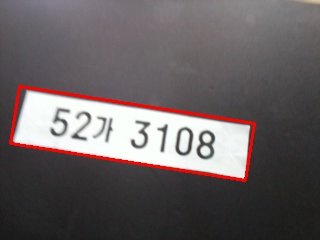
#> input picture 3108.IMG.jpg, 320 x 240 px
$ python -i DetectPlates.py   (imports and definitions only)   (Python 2 division)   (older library calls are emulated)
#> lines starting #> are read from the running program, lines starting #| are printed output that depends on the picture; after the words box and inside, x2 and y2 are one past the last pixel; in counts of white or black regions, pixels touching at a corner belong together
### Preprocess.py
# Preprocess.py

import cv2
import numpy as np
import math

# module level variables ##########################################################################
GAUSSIAN_SMOOTH_FILTER_SIZE = (5, 5)
ADAPTIVE_THRESH_BLOCK_SIZE = 19
ADAPTIVE_THRESH_WEIGHT = 9

###################################################################################################
def preprocess(imgOriginal):
    imgGrayscale = extractValue(imgOriginal)

    imgMaxContrastGrayscale = maximizeContrast(imgGrayscale)

    height, width = imgGrayscale.shape

    imgBlurred = np.zeros((height, width, 1), np.uint8)

    imgBlurred = cv2.GaussianBlur(imgMaxContrastGrayscale, GAUSSIAN_SMOOTH_FILTER_SIZE, 0)

    imgThresh = cv2.adaptiveThreshold(imgBlurred, 255.0, cv2.ADAPTIVE_THRESH_GAUSSIAN_C, cv2.THRESH_BINARY_INV, ADAPTIVE_THRESH_BLOCK_SIZE, ADAPTIVE_THRESH_WEIGHT)

    return imgGrayscale, imgThresh
# end function

###################################################################################################
def extractValue(imgOriginal):
    height, width, numChannels = imgOriginal.shape

    imgHSV = np.zeros((height, width, 3), np.uint8)

    imgHSV = cv2.cvtColor(imgOriginal, cv2.COLOR_BGR2HSV)

    imgHue, imgSaturation, imgValue = cv2.split(imgHSV)

    return imgValue
# end function

###################################################################################################
def maximizeContrast(imgGrayscale):

    height, width = imgGrayscale.shape

    imgTopHat = np.zeros((height, width, 1), np.uint8)
    imgBlackHat = np.zeros((height, width, 1), np.uint8)

    structuringElement = cv2.getStructuringElement(cv2.MORPH_RECT, (3, 3))

    imgTopHat = cv2.morphologyEx(imgGrayscale, cv2.MORPH_TOPHAT, structuringElement)
    imgBlackHat = cv2.morphologyEx(imgGrayscale, cv2.MORPH_BLACKHAT, structuringElement)

    imgGrayscalePlusTopHat = cv2.add(imgGrayscale, imgTopHat)
    imgGrayscalePlusTopHatMinusBlackHat = cv2.subtract(imgGrayscalePlusTopHat, imgBlackHat)

    return imgGrayscalePlusTopHatMinusBlackHat
# end function

### PossiblePlate.py
# PossiblePlate.py

import cv2
import numpy as np

###################################################################################################
class PossiblePlate:

    # constructor #################################################################################
    def __init__(self):
        self.imgPlate = None
        self.imgGrayscale = None
        self.imgThresh = None

        self.rrLocationOfPlateInScene = None

        self.strChars = ""
    # end constructor

# end class

### DetectPlates.py
# DetectPlates.py
# -*- coding: utf-8 -*-

import cv2
import numpy as np
import math
import Main
import random

import Preprocess
import DetectChars
import PossiblePlate
import PossibleChar

# module level variables ##########################################################################
PLATE_WIDTH_PADDING_FACTOR = 1.1
PLATE_HEIGHT_PADDING_FACTOR = 1.1
PLATE_ASPECT_RATIO_A = 2.0 # 1.97 ~ 2.16
PLATE_ASPECT_RATIO_B = 4.73
PLATE_MIN_WIDTH = 100

ASPECT_RATIO_A = 2.0 #2~2.16 12도 회전시 1.628
ASPECT_RATIO_B = 4.73 #12도 회전시 2.46
PIXEL_THRESHOLD = 200 #경계 카운트
NUM_CUT_IN_PLATE = 4 #plate찾을때 HIGH되는 횟수
OVERLAPPING_CUT_CENTER_DISTANCE = 5 #중복 rect 제거시 중심거리
###################################################################################################
# [355 lines left out: functions detectPlatesInScene2, checkPossibleChars, checkOvelappingCnts, detectPlatesInScene, findPossibleCharsInScene, extractPlate and 1 more, not called in this run]
# end function

>>> import cv2
>>> picture = cv2.imread('3108.IMG.jpg')
#> picture is the input picture: shape (240, 320, 3); mean B, G, R 97.1, 95.9, 103.4
>>> result = detectPlatesInScene2(picture)
#> in extractValue, `imgHSV = cv2.cvtColor(imgOriginal, cv2.COLOR_BGR2HSV)`: imgHSV: shape (240, 320, 3); mean H, S, V 105.8, 18.7, 104.5
#> in extractValue, `imgHue, imgSaturation, imgValue = cv2.split(imgHSV)`:
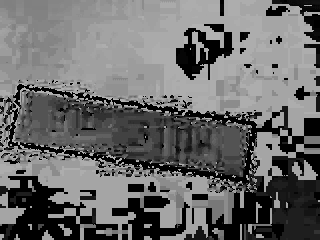
#> imgHue: shape (240, 320); min 0, max 179, mean 105.8
#> in extractValue, `imgHue, imgSaturation, imgValue = cv2.split(imgHSV)`:
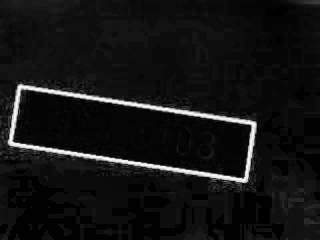
#> imgSaturation: shape (240, 320); min 0, max 255, mean 18.7
#> in maximizeContrast, `imgBlackHat = cv2.morphologyEx(imgGrayscale, cv2.MORPH_BLACKHAT, struc..`:
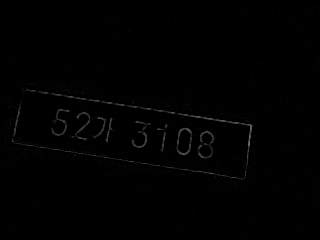
#> imgBlackHat: shape (240, 320); min 0, max 113, mean 1.5
#> in preprocess, `imgThresh = cv2.adaptiveThreshold(imgBlurred, 255.0, cv2.ADAPTIVE_THRE..`:
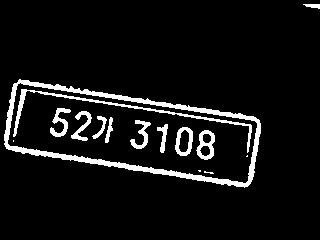
#> imgThresh: shape (240, 320); 7.1% white; 15 white regions (4 under 20 px)
#> in detectPlatesInScene2, `imgContours, contours, npaHierarchy = cv2.findContours(imgThreshCopy, ..`: contours = 19 contours, 4 with area under 20; largest, box (x1, y1, x2, y2) and area: (4, 79, 261, 188) 17745, (7, 82, 258, 184) 15402, (13, 89, 252, 153) 528, (175, 127, 193, 156) 388, (196, 130, 215, 160) 387; npaHierarchy = 19 rows, first 6: [1, -1, -1, -1], [2, 0, -1, -1], [3, 1, -1, -1], [4, 2, -1, -1], [5, 3, -1, -1], [6, 4, -1, -1]
#> the loop in detectPlatesInScene2, `for cnt in contours:` made 19 passes
#> after the loop in detectPlatesInScene2, `for cnt in contours:`: possibleCnts = 3 contours; box (x1, y1, x2, y2) and area: (4, 79, 261, 188) 17745, (7, 82, 258, 184) 15402, (13, 89, 252, 153) 528
#> in checkOvelappingCnts, `removedCnts = possibleCnts`: removedCnts has the same summary as possibleCnts in detectPlatesInScene2
#> the loop in checkOvelappingCnts, `for i in range(0, len(removedCnts)):` made 3 passes
#> after the loop in checkOvelappingCnts, `for i in range(0, len(removedCnts)):`: itoRm = [1, 2, 2]
#> in checkOvelappingCnts, `itoRm = list(set(itoRm))`: itoRm = [1, 2]
#> the loop in checkOvelappingCnts, `for k in itoRm:` made 2 passes
#> after the loop in checkOvelappingCnts, `for k in itoRm:`: count = 2
#> in detectPlatesInScene2, `possibleCnts = checkOvelappingCnts(possibleCnts)`: possibleCnts = 1 contour; box (x1, y1, x2, y2) and area: (13, 89, 252, 153) 528
#> the loop in checkPossibleChars, `for cnt in possibleCnts:` made 1 pass
#> after the loop in checkPossibleChars, `for cnt in possibleCnts:`:
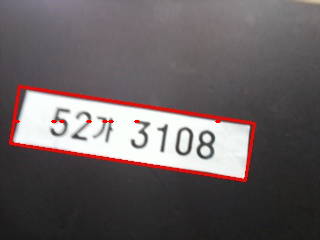
#> imgOriginalCopy: shape (240, 320, 3); 0.15% of pixels changed, all inside (x1, y1, x2, y2) = (14, 120, 221, 123)
#> after the loop in checkPossibleChars, `for cnt in possibleCnts:`: checkedCnt has the same summary as possibleCnts in detectPlatesInScene2; pxIsHighOld = False
#> the loop in detectPlatesInScene2, `for cnt in possibleCnts:` made 1 pass
#> pass 1, in extractPlate2, `imgRotated = cv2.warpAffine(imgOriginal, rotationMatrix, (width, heigh..`:
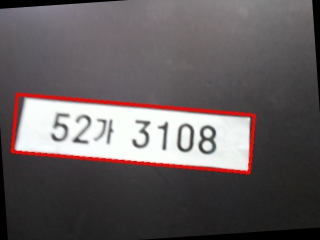
#> imgRotated: shape (240, 320, 3); mean B, G, R 94.3, 93, 100.5
#> pass 1, in extractPlate2, `imgCropped = cv2.getRectSubPix(imgRotated, (int(widthB), int(heightB))..`:
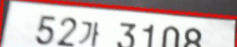
#> imgCropped: shape (47, 237, 3); mean B, G, R 185.3, 186.2, 199.5
#> after the loop in detectPlatesInScene2, `for cnt in possibleCnts:`: listOfPossiblePlates = 1 item
#> result = 1 item
